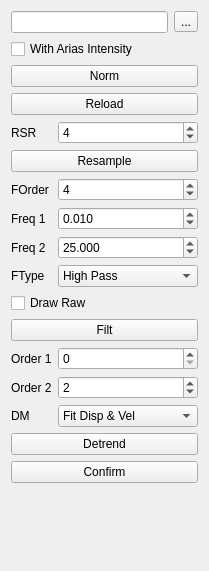
       <widget class="QWidget" name="Pre">
        <property name="geometry">
         <rect>
          <x>0</x>
          <y>0</y>
          <width>209</width>
          <height>571</height>
         </rect>
        </property>
        <attribute name="label">
         <string>Preprocess</string>
        </attribute>
        <layout class="QFormLayout" name="formLayout_2">
         <item row="0" column="0" colspan="2">
          <layout class="QHBoxLayout" name="horizontalLayout">
           <item>
            <widget class="QLineEdit" name="URL"/>
           </item>
           <item>
            <widget class="QToolButton" name="Open">
             <property name="text">
              <string>...</string>
             </property>
            </widget>
           </item>
          </layout>
         </item>
         <item row="2" column="0" colspan="2">
          <widget class="QPushButton" name="Norm">
           <property name="text">
            <string>Norm</string>
           </property>
          </widget>
         </item>
         <item row="3" column="0" colspan="2">
          <widget class="QPushButton" name="Reload">
           <property name="text">
            <string>Reload</string>
           </property>
          </widget>
         </item>
         <item row="7" column="0">
          <widget class="QLabel" name="label_13">
           <property name="text">
            <string>FOrder</string>
           </property>
           <property name="buddy">
            <cstring>FOrder</cstring>
           </property>
          </widget>
         </item>
         <item row="7" column="1">
          <widget class="QSpinBox" name="FOrder">
           <property name="minimum">
            <number>1</number>
           </property>
           <property name="maximum">
            <number>8</number>
           </property>
           <property name="value">
            <number>4</number>
           </property>
          </widget>
         </item>
         <item row="8" column="0">
          <widget class="QLabel" name="label">
           <property name="text">
            <string>Freq 1</string>
           </property>
           <property name="buddy">
            <cstring>Freq1</cstring>
           </property>
          </widget>
         </item>
         <item row="8" column="1">
          <widget class="QDoubleSpinBox" name="Freq1">
           <property name="decimals">
            <number>3</number>
           </property>
           <property name="minimum">
            <double>0.001000000000000</double>
           </property>
           <property name="singleStep">
            <double>0.010000000000000</double>
           </property>
           <property name="value">
            <double>0.010000000000000</double>
           </property>
          </widget>
         </item>
         <item row="9" column="0">
          <widget class="QLabel" name="label_2">
           <property name="text">
            <string>Freq 2</string>
           </property>
           <property name="buddy">
            <cstring>Freq2</cstring>
           </property>
          </widget>
         </item>
         <item row="9" column="1">
          <widget class="QDoubleSpinBox" name="Freq2">
           <property name="decimals">
            <number>3</number>
           </property>
           <property name="minimum">
            <double>0.001000000000000</double>
           </property>
           <property name="maximum">
            <double>10000.000000000000000</double>
           </property>
           <property name="singleStep">
            <double>1.000000000000000</double>
           </property>
           <property name="value">
            <double>25.000000000000000</double>
           </property>
          </widget>
         </item>
         <item row="10" column="0">
          <widget class="QLabel" name="label_6">
           <property name="text">
            <string>FType</string>
           </property>
           <property name="buddy">
            <cstring>FilterType</cstring>
           </property>
          </widget>
         </item>
         <item row="10" column="1">
          <widget class="QComboBox" name="FilterType">
           <item>
            <property name="text">
             <string>High Pass</string>
            </property>
           </item>
           <item>
            <property name="text">
             <string>Low Pass</string>
            </property>
           </item>
           <item>
            <property name="text">
             <string>Band Pass</string>
            </property>
           </item>
           <item>
            <property name="text">
             <string>Band Stop</string>
            </property>
           </item>
          </widget>
         </item>
         <item row="11" column="0" colspan="2">
          <widget class="QCheckBox" name="RawON">
           <property name="text">
            <string>Draw Raw</string>
           </property>
           <property name="checked">
            <bool>false</bool>
           </property>
          </widget>
         </item>
         <item row="12" column="0" colspan="2">
          <widget class="QPushButton" name="Filt">
           <property name="text">
            <string>Filt</string>
           </property>
          </widget>
         </item>
         <item row="13" column="0">
          <widget class="QLabel" name="label_3">
           <property name="text">
            <string>Order 1</string>
           </property>
           <property name="buddy">
            <cstring>Order1</cstring>
           </property>
          </widget>
         </item>
         <item row="13" column="1">
          <widget class="QSpinBox" name="Order1"/>
         </item>
         <item row="14" column="0">
          <widget class="QLabel" name="label_4">
           <property name="text">
            <string>Order 2</string>
           </property>
           <property name="buddy">
            <cstring>Order2</cstring>
           </property>
          </widget>
         </item>
         <item row="14" column="1">
          <widget class="QSpinBox" name="Order2">
           <property name="value">
            <number>2</number>
           </property>
          </widget>
         </item>
         <item row="15" column="0">
          <widget class="QLabel" name="label_5">
           <property name="text">
            <string>DM</string>
           </property>
           <property name="buddy">
            <cstring>DetrendMethod</cstring>
           </property>
          </widget>
         </item>
         <item row="15" column="1">
          <widget class="QComboBox" name="DetrendMethod">
           <property name="currentIndex">
            <number>0</number>
           </property>
           <item>
            <property name="text">
             <string>Fit Disp &amp; Vel</string>
            </property>
           </item>
           <item>
            <property name="text">
             <string>Acc Only</string>
            </property>
           </item>
          </widget>
         </item>
         <item row="16" column="0" colspan="2">
          <widget class="QPushButton" name="Detrend">
           <property name="text">
            <string>Detrend</string>
           </property>
          </widget>
         </item>
         <item row="17" column="0" colspan="2">
          <widget class="QPushButton" name="Confirm_Pre">
           <property name="text">
            <string>Confirm</string>
           </property>
          </widget>
         </item>
         <item row="1" column="0" colspan="2">
          <widget class="QCheckBox" name="IAON">
           <property name="text">
            <string>With Arias Intensity</string>
           </property>
          </widget>
         </item>
         <item row="5" column="0">
          <widget class="QLabel" name="label_38">
           <property name="text">
            <string>RSR</string>
           </property>
          </widget>
         </item>
         <item row="5" column="1">
          <widget class="QSpinBox" name="RSR">
           <property name="minimum">
            <number>2</number>
           </property>
           <property name="maximum">
            <number>16</number>
           </property>
           <property name="value">
            <number>4</number>
           </property>
          </widget>
         </item>
         <item row="6" column="0" colspan="2">
          <widget class="QPushButton" name="Resample">
           <property name="text">
            <string>Resample</string>
           </property>
          </widget>
         </item>
        </layout>
       </widget>
